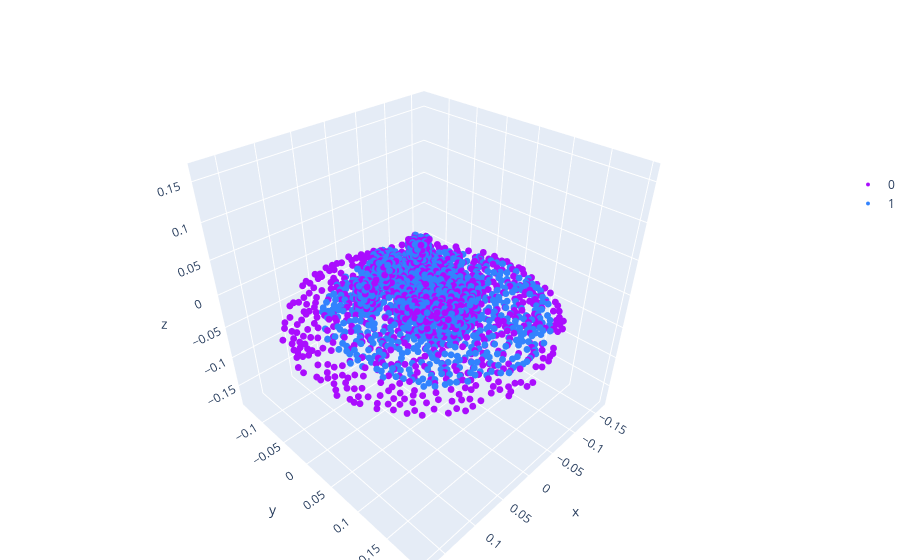

This figure's notebook cell:
### Code cell
# Concatenate points_anchor and points_action, and create a label vector for each point
import numpy as np
from rpad.visualize_3d.plots import pointcloud_fig
from rpad.visualize_3d.plots import segmentation_fig
data = dataset[0]
points = data["points_anchor"]
points_action = data["points_action"]
print(points.shape, points_action.shape)
points_all = np.concatenate((points, points_action), axis=1)
labels = np.concatenate(
    (
        np.zeros((points.shape[1])),
        np.ones((points_action.shape[1])),
    ),
    axis=0,
).astype(int)
print(labels.shape)
segmentation_fig(
    points_all[0],
    labels,
)
# segmentation_fig(
#     points[0],
#     np.zeros((points.shape[1])).astype(int),
# )

### Figure 1 — Plotly figure (JSON) as saved in the notebook; plotly's stock layout.template omitted (floating-point values rounded to 4 significant figures; data arrays with more than 128 entries replaced by an {"elided": "..."} marker saying what was removed)
{"data": [{"marker": {"color": "#AA0DFE", "line": {"width": 0}, "size": 4}, "mode": "markers", "name": "0", "scene": "scene", "type": "scatter3d", "x": {"elided": "1024 float values"}, "y": {"elided": "1024 float values"}, "z": {"elided": "1024 float values"}}, {"marker": {"color": "#3283FE", "line": {"width": 0}, "size": 4}, "mode": "markers", "name": "1", "scene": "scene", "type": "scatter3d", "x": {"elided": "1024 float values"}, "y": {"elided": "1024 float values"}, "z": {"elided": "1024 float values"}}], "layout": {"legend": {"x": 1, "y": 0.75}, "margin": {"b": 0, "l": 0, "r": 0, "t": 40}, "scene": {"aspectratio": {"x": 1, "y": 1, "z": 1}, "xaxis": {"nticks": 10, "range": [-0.1742, 0.1823]}, "yaxis": {"nticks": 10, "range": [-0.1482, 0.2083]}, "zaxis": {"nticks": 10, "range": [-0.1855, 0.171]}}, "showlegend": true}}
